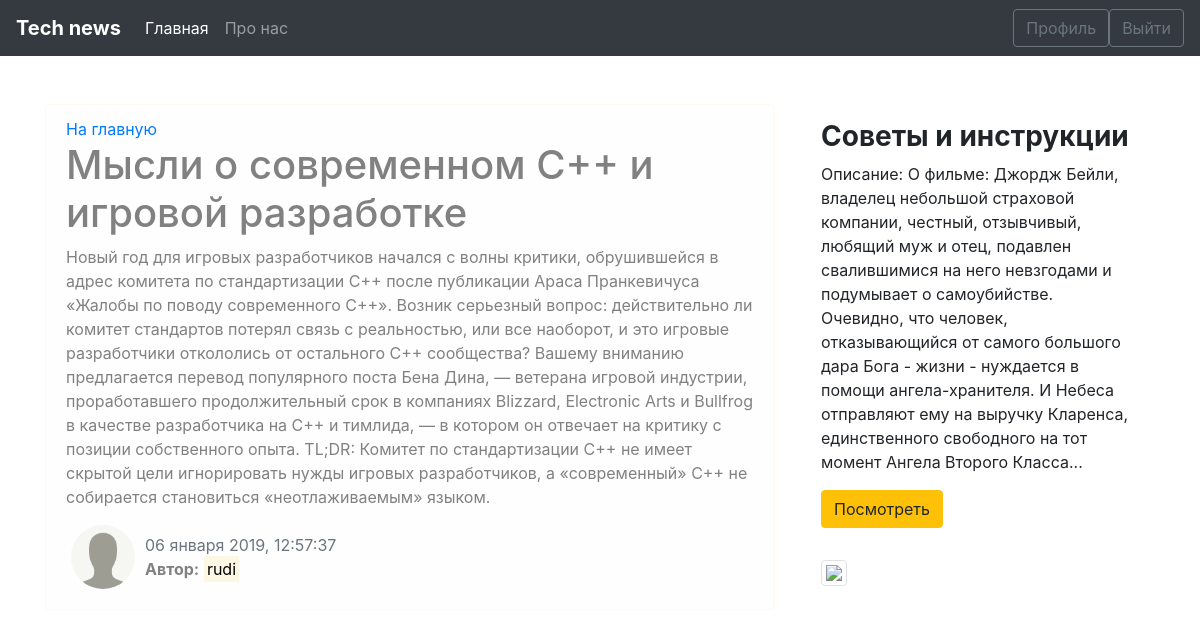
Screenshot of /news/2/ (signed in) with the database file from the repository.
### blog/models.py (models this page shows)
class News(models.Model):
    title = models.CharField(max_length=100) # не больше 250 можно
    text = models.TextField()
    date = models.DateTimeField(default=timezone.now)
    author = models.ForeignKey(User, on_delete=models.CASCADE)

### blog/views.py (the view)
# urls.py: path('news/<int:pk>/', views.NewsDetailView.as_view(), name='news-detail'),
class NewsDetailView(DetailView):
    model = News

### blog/templates/blog/news_detail.html
{% extends 'blog/main.html' %}
{% block main_section %}
  <div class="alert alert-light">
    <a href="{% url 'blog-home' %}">На главную</a>
    <h1>{{ object.title }}</h1>
    <p>{{ object.text }}</p>
    <div class="row">
      <div>
        {% if object.author.profile.img %}
          <img src="{{ post.author.profile.img.url }}" alt="{{ object.author }}" class="user_image">
        {% else %}
          <img src="/images/default.jpg" alt="{{ object.author }}" class="user_image">
        {% endif %}
      </div>
      <div class="mt-2">
        <span class="text-muted">{{ object.date|date:"d E Y, H:i:s" }}</span>
        <p><b>Автор:</b> <mark>{{object.author}}</mark></p>
      </div>
    </div>
  </div>
{% endblock main_section %}
{% block aside_news_section %}
  <h3><b>Советы и инструкции</b></h3>
  <p>Описание: О фильме: Джордж Бейли, владелец небольшой страховой компании, честный, отзывчивый, любящий муж и отец, подавлен свалившимися на него невзгодами и подумывает о самоубийстве. Очевидно, что человек, отказывающийся от самого большого дара Бога - жизни - нуждается в помощи ангела-хранителя. И Небеса отправляют ему на выручку Кларенса, единственного свободного на тот момент Ангела Второго Класса...</p>
  <a href="" target="_blank">
    <button class="btn btn-warning">Посмотреть</button>
  </a>
{% endblock aside_news_section %}

### blog/static/blog/main.css (style rules this page uses)
body { background: #ffffff }
.alert-light { border-color: #fffaf0 }
.user_image { width: 64px; height: 64px; border-radius: 50%; margin-right: 10px; margin-left: 20px; }

### rows the page displays
News: title "Мысли о современном C++ и игровой разработке", text "Новый год для игровых разработчиков начался с волны критики, обрушившейся в адрес комитета по стандартизации C++ после публикации Араса Пранкевичуса «Жалобы по поводу современного C++». Возник серьезный вопрос: действительно ли комитет стандартов потерял связь с реальностью, или все наоборот, и это игровые разработчики откололись от остального С++ сообщества? Вашему вниманию предлагается перевод популярного поста Бена Дина, — ветерана игровой индустрии, проработавшего продолжительный срок в компаниях Blizzard, Electronic Arts и Bullfrog в качестве разработчика на C++ и тимлида, — в котором он отвечает на критику с позиции собственного опыта. TL;DR: Комитет по стандартизации C++ не имеет…", date "06 января 2019, 12:57:37", author "rudi"
